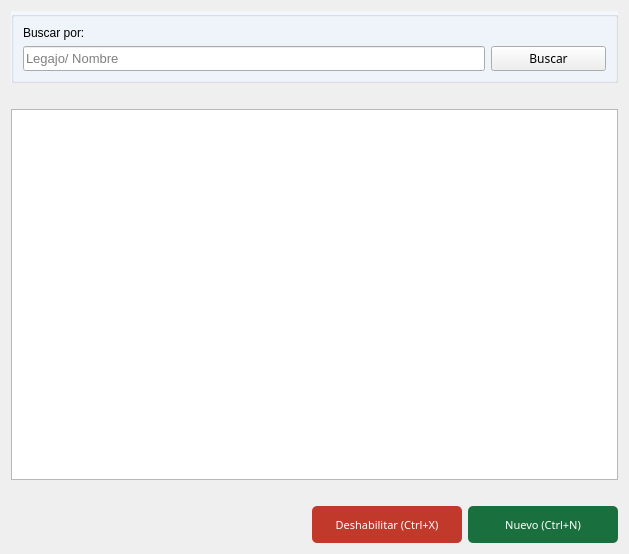
<?xml version="1.0" encoding="UTF-8"?>
<ui version="4.0">
 <class>Form</class>
 <widget class="QWidget" name="Form">
  <property name="geometry">
   <rect>
    <x>0</x>
    <y>0</y>
    <width>629</width>
    <height>554</height>
   </rect>
  </property>
  <property name="windowTitle">
   <string>Operarios</string>
  </property>
  <layout class="QGridLayout" name="gridLayout">
   <item row="0" column="0">
    <layout class="QGridLayout" name="gridLayout_2" rowstretch="0,0,80,0,8,0">
     <item row="2" column="0" colspan="2">
      <widget class="QTableView" name="tbl_operarios">
       <property name="selectionBehavior">
        <enum>QAbstractItemView::SelectRows</enum>
       </property>
       <attribute name="verticalHeaderVisible">
        <bool>false</bool>
       </attribute>
      </widget>
     </item>
     <item row="1" column="0" colspan="2">
      <spacer name="horizontalSpacer">
       <property name="orientation">
        <enum>Qt::Horizontal</enum>
       </property>
       <property name="sizeHint" stdset="0">
        <size>
         <width>40</width>
         <height>20</height>
        </size>
       </property>
      </spacer>
     </item>
     <item row="0" column="0" colspan="2">
      <widget class="QGroupBox" name="groupBox_2">
       <property name="styleSheet">
        <string notr="true">#groupBox_2{
	background-color: #F2F6FD;
	}</string>
       </property>
       <property name="title">
        <string/>
       </property>
       <layout class="QGridLayout" name="gridLayout_3" columnstretch="80,20">
        <item row="1" column="0">
         <widget class="QLineEdit" name="ln_buscar">
          <property name="sizePolicy">
           <sizepolicy hsizetype="Expanding" vsizetype="Expanding">
            <horstretch>0</horstretch>
            <verstretch>0</verstretch>
           </sizepolicy>
          </property>
          <property name="font">
           <font>
            <family>MS Shell Dlg 2</family>
            <pointsize>10</pointsize>
            <weight>50</weight>
            <bold>false</bold>
           </font>
          </property>
          <property name="mouseTracking">
           <bool>false</bool>
          </property>
          <property name="text">
           <string/>
          </property>
          <property name="frame">
           <bool>true</bool>
          </property>
          <property name="placeholderText">
           <string>Legajo/ Nombre</string>
          </property>
         </widget>
        </item>
        <item row="1" column="1">
         <widget class="QPushButton" name="btn_buscar">
          <property name="sizePolicy">
           <sizepolicy hsizetype="Expanding" vsizetype="Expanding">
            <horstretch>0</horstretch>
            <verstretch>0</verstretch>
           </sizepolicy>
          </property>
          <property name="font">
           <font>
            <family>Ariall</family>
           </font>
          </property>
          <property name="styleSheet">
           <string notr="true"/>
          </property>
          <property name="text">
           <string>Buscar</string>
          </property>
          <property name="icon">
           <iconset>
            <normaloff>../ico/search.png</normaloff>../ico/search.png</iconset>
          </property>
          <property name="iconSize">
           <size>
            <width>10</width>
            <height>10</height>
           </size>
          </property>
         </widget>
        </item>
        <item row="0" column="0" colspan="2">
         <widget class="QLabel" name="label_2">
          <property name="styleSheet">
           <string notr="true"/>
          </property>
          <property name="text">
           <string>Buscar por:</string>
          </property>
         </widget>
        </item>
       </layout>
      </widget>
     </item>
     <item row="4" column="0" rowspan="2" colspan="2">
      <layout class="QHBoxLayout" name="horizontalLayout" stretch="0,0,0,0">
       <item>
        <spacer name="horizontalSpacer_2">
         <property name="orientation">
          <enum>Qt::Horizontal</enum>
         </property>
         <property name="sizeHint" stdset="0">
          <size>
           <width>40</width>
           <height>20</height>
          </size>
         </property>
        </spacer>
       </item>
       <item>
        <spacer name="horizontalSpacer_3">
         <property name="orientation">
          <enum>Qt::Horizontal</enum>
         </property>
         <property name="sizeHint" stdset="0">
          <size>
           <width>40</width>
           <height>20</height>
          </size>
         </property>
        </spacer>
       </item>
       <item>
        <widget class="QPushButton" name="btn_deshabilitar">
         <property name="sizePolicy">
          <sizepolicy hsizetype="Expanding" vsizetype="Expanding">
           <horstretch>0</horstretch>
           <verstretch>0</verstretch>
          </sizepolicy>
         </property>
         <property name="palette">
          <palette>
           <active>
            <colorrole role="WindowText">
             <brush brushstyle="SolidPattern">
              <color alpha="255">
               <red>255</red>
               <green>255</green>
               <blue>255</blue>
              </color>
             </brush>
            </colorrole>
            <colorrole role="Button">
             <brush brushstyle="SolidPattern">
              <color alpha="255">
               <red>192</red>
               <green>57</green>
               <blue>43</blue>
              </color>
             </brush>
            </colorrole>
            <colorrole role="Light">
             <brush brushstyle="SolidPattern">
              <color alpha="255">
               <red>127</red>
               <green>255</green>
               <blue>191</blue>
              </color>
             </brush>
            </colorrole>
            <colorrole role="Midlight">
             <brush brushstyle="SolidPattern">
              <color alpha="255">
               <red>106</red>
               <green>212</green>
               <blue>159</blue>
              </color>
             </brush>
            </colorrole>
            <colorrole role="Dark">
             <brush brushstyle="SolidPattern">
              <color alpha="255">
               <red>42</red>
               <green>85</green>
               <blue>63</blue>
              </color>
             </brush>
            </colorrole>
            <colorrole role="Mid">
             <brush brushstyle="SolidPattern">
              <color alpha="255">
               <red>56</red>
               <green>113</green>
               <blue>84</blue>
              </color>
             </brush>
            </colorrole>
            <colorrole role="Text">
             <brush brushstyle="SolidPattern">
              <color alpha="255">
               <red>255</red>
               <green>255</green>
               <blue>255</blue>
              </color>
             </brush>
            </colorrole>
            <colorrole role="BrightText">
             <brush brushstyle="SolidPattern">
              <color alpha="255">
               <red>255</red>
               <green>255</green>
               <blue>255</blue>
              </color>
             </brush>
            </colorrole>
            <colorrole role="ButtonText">
             <brush brushstyle="SolidPattern">
              <color alpha="255">
               <red>255</red>
               <green>255</green>
               <blue>255</blue>
              </color>
             </brush>
            </colorrole>
            <colorrole role="Base">
             <brush brushstyle="SolidPattern">
              <color alpha="255">
               <red>192</red>
               <green>57</green>
               <blue>43</blue>
              </color>
             </brush>
            </colorrole>
            <colorrole role="Window">
             <brush brushstyle="SolidPattern">
              <color alpha="255">
               <red>192</red>
               <green>57</green>
               <blue>43</blue>
              </color>
             </brush>
            </colorrole>
            <colorrole role="Shadow">
             <brush brushstyle="SolidPattern">
              <color alpha="255">
               <red>0</red>
               <green>0</green>
               <blue>0</blue>
              </color>
             </brush>
            </colorrole>
            <colorrole role="AlternateBase">
             <brush brushstyle="SolidPattern">
              <color alpha="255">
               <red>170</red>
               <green>212</green>
               <blue>191</blue>
              </color>
             </brush>
            </colorrole>
            <colorrole role="ToolTipBase">
             <brush brushstyle="SolidPattern">
              <color alpha="255">
               <red>255</red>
               <green>255</green>
               <blue>220</blue>
              </color>
             </brush>
            </colorrole>
            <colorrole role="ToolTipText">
             <brush brushstyle="SolidPattern">
              <color alpha="255">
               <red>0</red>
               <green>0</green>
               <blue>0</blue>
              </color>
             </brush>
            </colorrole>
           </active>
           <inactive>
            <colorrole role="WindowText">
             <brush brushstyle="SolidPattern">
              <color alpha="255">
               <red>255</red>
               <green>255</green>
               <blue>255</blue>
              </color>
             </brush>
            </colorrole>
            <colorrole role="Button">
             <brush brushstyle="SolidPattern">
              <color alpha="255">
               <red>192</red>
               <green>57</green>
               <blue>43</blue>
              </color>
             </brush>
            </colorrole>
            <colorrole role="Light">
             <brush brushstyle="SolidPattern">
              <color alpha="255">
               <red>127</red>
               <green>255</green>
               <blue>191</blue>
              </color>
             </brush>
            </colorrole>
            <colorrole role="Midlight">
             <brush brushstyle="SolidPattern">
              <color alpha="255">
               <red>106</red>
               <green>212</green>
               <blue>159</blue>
              </color>
             </brush>
            </colorrole>
            <colorrole role="Dark">
             <brush brushstyle="SolidPattern">
              <color alpha="255">
               <red>42</red>
               <green>85</green>
               <blue>63</blue>
              </color>
             </brush>
            </colorrole>
            <colorrole role="Mid">
             <brush brushstyle="SolidPattern">
              <color alpha="255">
               <red>56</red>
               <green>113</green>
               <blue>84</blue>
              </color>
             </brush>
            </colorrole>
            <colorrole role="Text">
             <brush brushstyle="SolidPattern">
              <color alpha="255">
               <red>255</red>
               <green>255</green>
               <blue>255</blue>
              </color>
             </brush>
            </colorrole>
            <colorrole role="BrightText">
             <brush brushstyle="SolidPattern">
              <color alpha="255">
               <red>255</red>
               <green>255</green>
               <blue>255</blue>
              </color>
             </brush>
            </colorrole>
            <colorrole role="ButtonText">
             <brush brushstyle="SolidPattern">
              <color alpha="255">
               <red>255</red>
               <green>255</green>
               <blue>255</blue>
              </color>
             </brush>
            </colorrole>
            <colorrole role="Base">
             <brush brushstyle="SolidPattern">
              <color alpha="255">
               <red>192</red>
               <green>57</green>
               <blue>43</blue>
              </color>
             </brush>
            </colorrole>
            <colorrole role="Window">
             <brush brushstyle="SolidPattern">
              <color alpha="255">
               <red>192</red>
               <green>57</green>
               <blue>43</blue>
              </color>
             </brush>
            </colorrole>
            <colorrole role="Shadow">
             <brush brushstyle="SolidPattern">
              <color alpha="255">
               <red>0</red>
               <green>0</green>
               <blue>0</blue>
              </color>
             </brush>
            </colorrole>
            <colorrole role="AlternateBase">
             <brush brushstyle="SolidPattern">
              <color alpha="255">
               <red>170</red>
               <green>212</green>
               <blue>191</blue>
              </color>
             </brush>
            </colorrole>
            <colorrole role="ToolTipBase">
             <brush brushstyle="SolidPattern">
              <color alpha="255">
               <red>255</red>
               <green>255</green>
               <blue>220</blue>
              </color>
             </brush>
            </colorrole>
            <colorrole role="ToolTipText">
             <brush brushstyle="SolidPattern">
              <color alpha="255">
               <red>0</red>
               <green>0</green>
               <blue>0</blue>
              </color>
             </brush>
            </colorrole>
           </inactive>
           <disabled>
            <colorrole role="WindowText">
             <brush brushstyle="SolidPattern">
              <color alpha="255">
               <red>255</red>
               <green>255</green>
               <blue>255</blue>
              </color>
             </brush>
            </colorrole>
            <colorrole role="Button">
             <brush brushstyle="SolidPattern">
              <color alpha="255">
               <red>192</red>
               <green>57</green>
               <blue>43</blue>
              </color>
             </brush>
            </colorrole>
            <colorrole role="Light">
             <brush brushstyle="SolidPattern">
              <color alpha="255">
               <red>127</red>
               <green>255</green>
               <blue>191</blue>
              </color>
             </brush>
            </colorrole>
            <colorrole role="Midlight">
             <brush brushstyle="SolidPattern">
              <color alpha="255">
               <red>106</red>
               <green>212</green>
               <blue>159</blue>
              </color>
             </brush>
            </colorrole>
            <colorrole role="Dark">
             <brush brushstyle="SolidPattern">
              <color alpha="255">
               <red>42</red>
               <green>85</green>
               <blue>63</blue>
              </color>
             </brush>
            </colorrole>
            <colorrole role="Mid">
             <brush brushstyle="SolidPattern">
              <color alpha="255">
               <red>56</red>
               <green>113</green>
               <blue>84</blue>
              </color>
             </brush>
            </colorrole>
            <colorrole role="Text">
             <brush brushstyle="SolidPattern">
              <color alpha="255">
               <red>255</red>
               <green>255</green>
               <blue>255</blue>
              </color>
             </brush>
            </colorrole>
            <colorrole role="BrightText">
             <brush brushstyle="SolidPattern">
              <color alpha="255">
               <red>255</red>
               <green>255</green>
               <blue>255</blue>
              </color>
             </brush>
            </colorrole>
            <colorrole role="ButtonText">
             <brush brushstyle="SolidPattern">
              <color alpha="255">
               <red>255</red>
               <green>255</green>
               <blue>255</blue>
              </color>
             </brush>
            </colorrole>
            <colorrole role="Base">
             <brush brushstyle="SolidPattern">
              <color alpha="255">
               <red>192</red>
               <green>57</green>
               <blue>43</blue>
              </color>
             </brush>
            </colorrole>
            <colorrole role="Window">
             <brush brushstyle="SolidPattern">
              <color alpha="255">
               <red>192</red>
               <green>57</green>
               <blue>43</blue>
              </color>
             </brush>
            </colorrole>
            <colorrole role="Shadow">
             <brush brushstyle="SolidPattern">
              <color alpha="255">
               <red>0</red>
               <green>0</green>
               <blue>0</blue>
              </color>
             </brush>
            </colorrole>
            <colorrole role="AlternateBase">
             <brush brushstyle="SolidPattern">
              <color alpha="255">
               <red>85</red>
               <green>170</green>
               <blue>127</blue>
              </color>
             </brush>
            </colorrole>
            <colorrole role="ToolTipBase">
             <brush brushstyle="SolidPattern">
              <color alpha="255">
               <red>255</red>
               <green>255</green>
               <blue>220</blue>
              </color>
             </brush>
            </colorrole>
            <colorrole role="ToolTipText">
             <brush brushstyle="SolidPattern">
              <color alpha="255">
               <red>0</red>
               <green>0</green>
               <blue>0</blue>
              </color>
             </brush>
            </colorrole>
           </disabled>
          </palette>
         </property>
         <property name="font">
          <font>
           <family>Ariall</family>
           <pointsize>-1</pointsize>
          </font>
         </property>
         <property name="styleSheet">
          <string notr="true">#btn_deshabilitar{
	background-color: #C0392B ;
	color: #ffffff;
	font-family: 'Ariall';
	font-size: 11px;
	border-radius: 5px;
	}

#btn_deshabilitar:hover{
	background-color: #D0493B;
	}
</string>
         </property>
         <property name="text">
          <string>Deshabilitar (Ctrl+X)</string>
         </property>
         <property name="icon">
          <iconset>
           <normaloff>../ico/remove_from_database.ico</normaloff>../ico/remove_from_database.ico</iconset>
         </property>
         <property name="iconSize">
          <size>
           <width>20</width>
           <height>20</height>
          </size>
         </property>
         <property name="shortcut">
          <string>Ctrl+X</string>
         </property>
        </widget>
       </item>
       <item>
        <widget class="QPushButton" name="btn_nuevo">
         <property name="sizePolicy">
          <sizepolicy hsizetype="Expanding" vsizetype="Expanding">
           <horstretch>0</horstretch>
           <verstretch>0</verstretch>
          </sizepolicy>
         </property>
         <property name="font">
          <font>
           <family>Ariall</family>
           <pointsize>-1</pointsize>
          </font>
         </property>
         <property name="styleSheet">
          <string notr="true">/*Estilos para el botón*/

#btn_nuevo{
	background-color: #196F3D;
	color: #ffffff;
	font-family: 'Ariall';
	font-size: 11px;
	border-radius: 5px;
	}

#btn_nuevo:hover{
	background-color: #04B431;
	}
</string>
         </property>
         <property name="text">
          <string>Nuevo (Ctrl+N)</string>
         </property>
         <property name="icon">
          <iconset>
           <normaloff>../ico/add_to_database.ico</normaloff>../ico/add_to_database.ico</iconset>
         </property>
         <property name="iconSize">
          <size>
           <width>20</width>
           <height>20</height>
          </size>
         </property>
         <property name="shortcut">
          <string>Ctrl+N</string>
         </property>
        </widget>
       </item>
      </layout>
     </item>
     <item row="3" column="0">
      <spacer name="horizontalSpacer_4">
       <property name="orientation">
        <enum>Qt::Horizontal</enum>
       </property>
       <property name="sizeHint" stdset="0">
        <size>
         <width>40</width>
         <height>20</height>
        </size>
       </property>
      </spacer>
     </item>
    </layout>
   </item>
  </layout>
 </widget>
 <tabstops>
  <tabstop>ln_buscar</tabstop>
  <tabstop>btn_buscar</tabstop>
  <tabstop>tbl_operarios</tabstop>
  <tabstop>btn_nuevo</tabstop>
  <tabstop>btn_deshabilitar</tabstop>
 </tabstops>
 <resources/>
 <connections/>
</ui>
